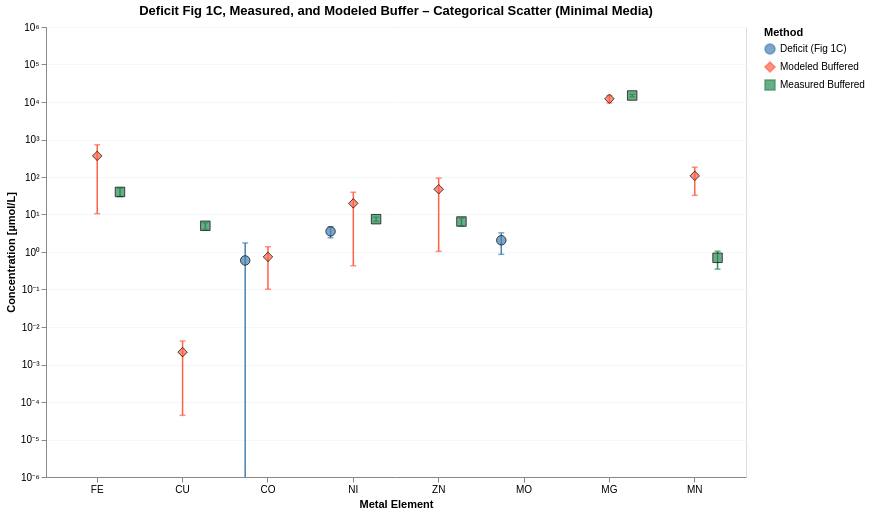

Notebook code cell kept with this figure:
### Markdown cell above
### Plot 4 – Categorical scatter: Deficit Figure 1C vs. modeled vs. measured buffered concentration (Minimal Media)

Each element on the x-axis has three offset points:
- **Deficit (Fig 1C)** – ICP-MS total − simulation ± propagated error
- **Modeled Buffered** – competition-model mid-point ± half the lb/ub range
- **Measured Buffered** – experimentally measured ± std

### Code cell
DOMAIN_MIN = 1e-7
elements = results_minimal.index.tolist()

bar_df = pd.DataFrame({
    'element':         elements,
    'deficit_uM':      results_minimal['deficit_M']       * 1e6,
    'deficit_err_uM':  results_minimal['deficit_M_err']   * 1e6,
    'model_uM_lb':        est_competition_minimal_lb.reindex(elements) * 1e6,
    'model_uM_ub':        est_competition_minimal_ub.reindex(elements) * 1e6,
    'measured_uM':     meas_buf_minimal['measured_M'].reindex(elements) * 1e6,
    'measured_err_uM': meas_buf_minimal['measured_std_M'].reindex(elements) * 1e6,
}).set_index("element")


df_wide = pl.from_pandas(bar_df.reset_index()).with_columns([
    (0.5 * (pl.col("model_uM_lb") + pl.col("model_uM_ub"))).alias("model_mid_uM"),
    (0.5 * (pl.col("model_uM_ub") - pl.col("model_uM_lb")).abs()).alias("model_err_uM"),
])

_series_labels = {
    "Deficit (Fig 1C)":  ("deficit_uM",   "deficit_err_uM"),
    "Modeled Buffered":  ("model_mid_uM", "model_err_uM"),
    "Measured Buffered": ("measured_uM",  "measured_err_uM"),
}

df_long = pl.concat([
    df_wide.select([
        pl.col("element"),
        pl.col(y_col).alias("y_uM"),
        pl.col(e_col).fill_null(0).alias("y_err_uM"),
        pl.lit(label).alias("series"),
    ])
    for label, (y_col, e_col) in _series_labels.items()
]).filter(
    pl.col("y_uM").is_not_null()
).filter(
    # Keep row if it's NOT (deficit series AND negative value)
    ~((pl.col("series") == "Deficit (Fig 1C)") & (pl.col("y_uM") < 0))
).with_columns([
    pl.max_horizontal(
        pl.col("y_uM") - pl.col("y_err_uM"),
        pl.lit(DOMAIN_MIN)
    ).alias("y_lo_uM"),
    (pl.col("y_uM") + pl.col("y_err_uM")).alias("y_hi_uM"),
])

elements_ordered = bar_df.index.tolist()
_series_domain   = list(_series_labels.keys())

y_scale   = alt.Scale(type="log", domain=[1e-6, 1e6])
col_scale = alt.Scale(domain=_series_domain, range=["steelblue", "tomato", "seagreen"])
shp_scale = alt.Scale(domain=_series_domain, range=["circle", "diamond", "square"])
_legend   = alt.Legend(title="Method")

x_enc      = alt.X("element:N", sort=elements_ordered, title="Metal Element",
                   axis=alt.Axis(labelAngle=0))
xoff_enc   = alt.XOffset("series:N", sort=_series_domain)
color_enc  = alt.Color("series:N", scale=col_scale, legend=_legend)

base = alt.Chart(df_long)

points = (
    base.mark_point(filled=True, size=90, stroke="black", strokeWidth=1)
    .encode(
        x=x_enc,
        xOffset=xoff_enc,
        y=alt.Y("y_uM:Q", scale=y_scale, title="Concentration [µmol/L]",
                axis=alt.Axis(labelExpr=_log_label_unicode)),
        color=color_enc,
        shape=alt.Shape("series:N", scale=shp_scale, legend=_legend),
    )
)

# ── Error bar body (rule) ─────────────────────────────────────────────────────
err_rule = (
    base.mark_rule(strokeWidth=1.5, clip=True)
    .encode(
        x=x_enc,
        xOffset=xoff_enc,                               # ← works on mark_rule
        y=alt.Y("y_lo_uM:Q", scale=y_scale),
        y2=alt.Y2("y_hi_uM:Q"),
        color=color_enc,
    )
)

# ── Error bar caps (tick) ─────────────────────────────────────────────────────
err_cap_lo = (
    base.mark_tick(width=6, thickness=1.5, clip=True)
    .encode(x=x_enc, xOffset=xoff_enc,
            y=alt.Y("y_lo_uM:Q", scale=y_scale), color=color_enc)
)
err_cap_hi = (
    base.mark_tick(width=6, thickness=1.5, clip=True)
    .encode(x=x_enc, xOffset=xoff_enc,
            y=alt.Y("y_hi_uM:Q", scale=y_scale), color=color_enc)
)

chart8 = (err_rule + err_cap_lo + err_cap_hi + points).properties(
    width=700, height=450,
    title="Deficit Fig 1C, Measured, and Modeled Buffer – Categorical Scatter (Minimal Media)"
).configure_axis(gridColor="#f3f6fa")

# chart8.save("notebooks/cofactors/buffer_figures/categorical_scatter_minimal.svg")
chart8

### Figure 1 — Vega-Lite specification as saved in the notebook (floating-point values rounded to 4 significant figures)
{"config": {"view": {"continuousWidth": 300, "continuousHeight": 300}, "axis": {"gridColor": "#f3f6fa"}}, "layer": [{"mark": {"type": "rule", "clip": true, "strokeWidth": 1.5}, "encoding": {"color": {"field": "series", "legend": {"title": "Method"}, "scale": {"domain": ["Deficit (Fig 1C)", "Modeled Buffered", "Measured Buffered"], "range": ["steelblue", "tomato", "seagreen"]}, "type": "nominal"}, "x": {"axis": {"labelAngle": 0}, "field": "element", "sort": ["FE", "CU", "CO", "NI", "ZN", "MO", "MG", "MN"], "title": "Metal Element", "type": "nominal"}, "xOffset": {"field": "series", "sort": ["Deficit (Fig 1C)", "Modeled Buffered", "Measured Buffered"], "type": "nominal"}, "y": {"field": "y_lo_uM", "scale": {"domain": [1e-06, 1000000.0], "type": "log"}, "type": "quantitative"}, "y2": {"field": "y_hi_uM"}}}, {"mark": {"type": "tick", "clip": true, "thickness": 1.5, "width": 6}, "encoding": {"color": {"field": "series", "legend": {"title": "Method"}, "scale": {"domain": ["Deficit (Fig 1C)", "Modeled Buffered", "Measured Buffered"], "range": ["steelblue", "tomato", "seagreen"]}, "type": "nominal"}, "x": {"axis": {"labelAngle": 0}, "field": "element", "sort": ["FE", "CU", "CO", "NI", "ZN", "MO", "MG", "MN"], "title": "Metal Element", "type": "nominal"}, "xOffset": {"field": "series", "sort": ["Deficit (Fig 1C)", "Modeled Buffered", "Measured Buffered"], "type": "nominal"}, "y": {"field": "y_lo_uM", "scale": {"domain": [1e-06, 1000000.0], "type": "log"}, "type": "quantitative"}}}, {"mark": {"type": "tick", "clip": true, "thickness": 1.5, "width": 6}, "encoding": {"color": {"field": "series", "legend": {"title": "Method"}, "scale": {"domain": ["Deficit (Fig 1C)", "Modeled Buffered", "Measured Buffered"], "range": ["steelblue", "tomato", "seagreen"]}, "type": "nominal"}, "x": {"axis": {"labelAngle": 0}, "field": "element", "sort": ["FE", "CU", "CO", "NI", "ZN", "MO", "MG", "MN"], "title": "Metal Element", "type": "nominal"}, "xOffset": {"field": "series", "sort": ["Deficit (Fig 1C)", "Modeled Buffered", "Measured Buffered"], "type": "nominal"}, "y": {"field": "y_hi_uM", "scale": {"domain": [1e-06, 1000000.0], "type": "log"}, "type": "quantitative"}}}, {"mark": {"type": "point", "filled": true, "size": 90, "stroke": "black", "strokeWidth": 1}, "encoding": {"color": {"field": "series", "legend": {"title": "Method"}, "scale": {"domain": ["Deficit (Fig 1C)", "Modeled Buffered", "Measured Buffered"], "range": ["steelblue", "tomato", "seagreen"]}, "type": "nominal"}, "shape": {"field": "series", "legend": {"title": "Method"}, "scale": {"domain": ["Deficit (Fig 1C)", "Modeled Buffered", "Measured Buffered"], "range": ["circle", "diamond", "square"]}, "type": "nominal"}, "x": {"axis": {"labelAngle": 0}, "field": "element", "sort": ["FE", "CU", "CO", "NI", "ZN", "MO", "MG", "MN"], "title": "Metal Element", "type": "nominal"}, "xOffset": {"field": "series", "sort": ["Deficit (Fig 1C)", "Modeled Buffered", "Measured Buffered"], "type": "nominal"}, "y": {"axis": {"labelExpr": "datum.value > 0 ? '10' + replace(replace(replace(replace(replace(replace(replace(replace(replace(replace(replace('' + round(log(datum.value)/LN10), '-','⁻'),'0','⁰'),'1','¹'),'2','²'),'3','³'),'4','⁴'),'5','⁵'),'6','⁶'),'7','⁷'),'8','⁸'),'9','⁹') : '0'"}, "field": "y_uM", "scale": {"domain": [1e-06, 1000000.0], "type": "log"}, "title": "Concentration [µmol/L]", "type": "quantitative"}}}], "data": {"name": "data-f6d6f5af7f6287a5b4f6f69dad77566a"}, "height": 450, "title": "Deficit Fig 1C, Measured, and Modeled Buffer – Categorical Scatter (Minimal Media)", "width": 700, "$schema": "https://vega.github.io/schema/vega-lite/v5.20.1.json", "datasets": {"data-f6d6f5af7f6287a5b4f6f69dad77566a": [{"element": "CO", "y_uM": 0.5957, "y_err_uM": 1.145, "series": "Deficit (Fig 1C)", "y_lo_uM": 1e-07, "y_hi_uM": 1.741}, {"element": "NI", "y_uM": 3.546, "y_err_uM": 1.154, "series": "Deficit (Fig 1C)", "y_lo_uM": 2.392, "y_hi_uM": 4.7}, {"element": "MO", "y_uM": 2.054, "y_err_uM": 1.188, "series": "Deficit (Fig 1C)", "y_lo_uM": 0.8663, "y_hi_uM": 3.242}, {"element": "FE", "y_uM": 365.7, "y_err_uM": 355.2, "series": "Modeled Buffered", "y_lo_uM": 10.52, "y_hi_uM": 720.9}, {"element": "CU", "y_uM": 0.002136, "y_err_uM": 0.002092, "series": "Modeled Buffered", "y_lo_uM": 4.407e-05, "y_hi_uM": 0.004228}, {"element": "CO", "y_uM": 0.7412, "y_err_uM": 0.6396, "series": "Modeled Buffered", "y_lo_uM": 0.1016, "y_hi_uM": 1.381}, {"element": "NI", "y_uM": 19.81, "y_err_uM": 19.38, "series": "Modeled Buffered", "y_lo_uM": 0.4311, "y_hi_uM": 39.19}, {"element": "ZN", "y_uM": 47.09, "y_err_uM": 46.05, "series": "Modeled Buffered", "y_lo_uM": 1.04, "y_hi_uM": 93.15}, {"element": "MG", "y_uM": 12180.0, "y_err_uM": 2730.0, "series": "Modeled Buffered", "y_lo_uM": 9454.0, "y_hi_uM": 14910.0}, {"element": "MN", "y_uM": 107.6, "y_err_uM": 75.16, "series": "Modeled Buffered", "y_lo_uM": 32.42, "y_hi_uM": 182.7}, {"element": "FE", "y_uM": 40.0, "y_err_uM": 10.0, "series": "Measured Buffered", "y_lo_uM": 30.0, "y_hi_uM": 50.0}, {"element": "CU", "y_uM": 5.0, "y_err_uM": 1.0, "series": "Measured Buffered", "y_lo_uM": 4.0, "y_hi_uM": 6.0}, {"element": "NI", "y_uM": 7.5, "y_err_uM": 1.0, "series": "Measured Buffered", "y_lo_uM": 6.5, "y_hi_uM": 8.5}, {"element": "ZN", "y_uM": 6.5, "y_err_uM": 1.5, "series": "Measured Buffered", "y_lo_uM": 5.0, "y_hi_uM": 8.0}, {"element": "MG", "y_uM": 14900.0, "y_err_uM": 1145.0, "series": "Measured Buffered", "y_lo_uM": 13760.0, "y_hi_uM": 16040.0}, {"element": "MN", "y_uM": 0.7, "y_err_uM": 0.35, "series": "Measured Buffered", "y_lo_uM": 0.35, "y_hi_uM": 1.05}]}}
